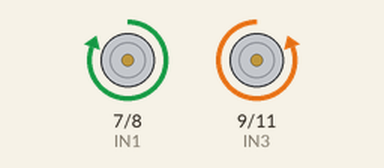
This sketch was run on a simulated Arduino Uno, built with avr-gcc and run on an emulated ATmega328P. On the bench: motor-driver pin pairs drawn as motors (green arrow = first pin HIGH = forward, orange = second pin HIGH = backward, longer = more drive, scaled by the enable pin).

Above: at 0.5 s.
Timing chart, 0 to 4.6 s (numbered marks = the images above):
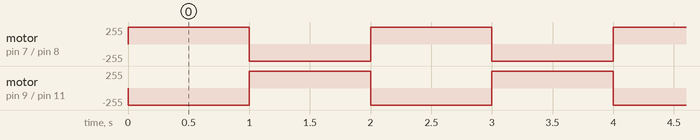

The sketch:

MotorControl.ino
```cpp
int ENA = 5, ENB = 6;
int IN1 = 7, IN2 = 8, IN3 = 9, IN4 = 11;
void setup() {
  // put your setup code here, to run once:
  pinMode(ENA, OUTPUT);
  pinMode(ENB, OUTPUT);
  pinMode(IN1, OUTPUT);
  pinMode(IN2, OUTPUT);
  pinMode(IN3, OUTPUT);
  pinMode(IN4, OUTPUT);
  digitalWrite(ENA, HIGH);
  digitalWrite(ENB, HIGH);
}

void loop() {
  // put your main code here, to run repeatedly:
  moveForwards();
  delay(1000);
  moveBackwards();
  delay(1000);
}

void motorControl(int IN1State, int IN2State, int IN3State, int IN4State) {
  digitalWrite(IN1, IN1State);
  digitalWrite(IN2, IN2State);
  digitalWrite(IN3, IN3State);
  digitalWrite(IN4, IN4State);
}
void moveForwards() {
  motorControl(1, 0, 0, 1);
}
void moveBackwards() {
  motorControl(0, 1, 1, 0);
}
```

Measured:
- by itself, motor on pin 7 (IN1) / pin 8 (IN2), motor on pin 9 (IN3) / pin 11 (IN4): alternates forward 255/255 for 1.0 s and backward 255/255 for 1.0 s
